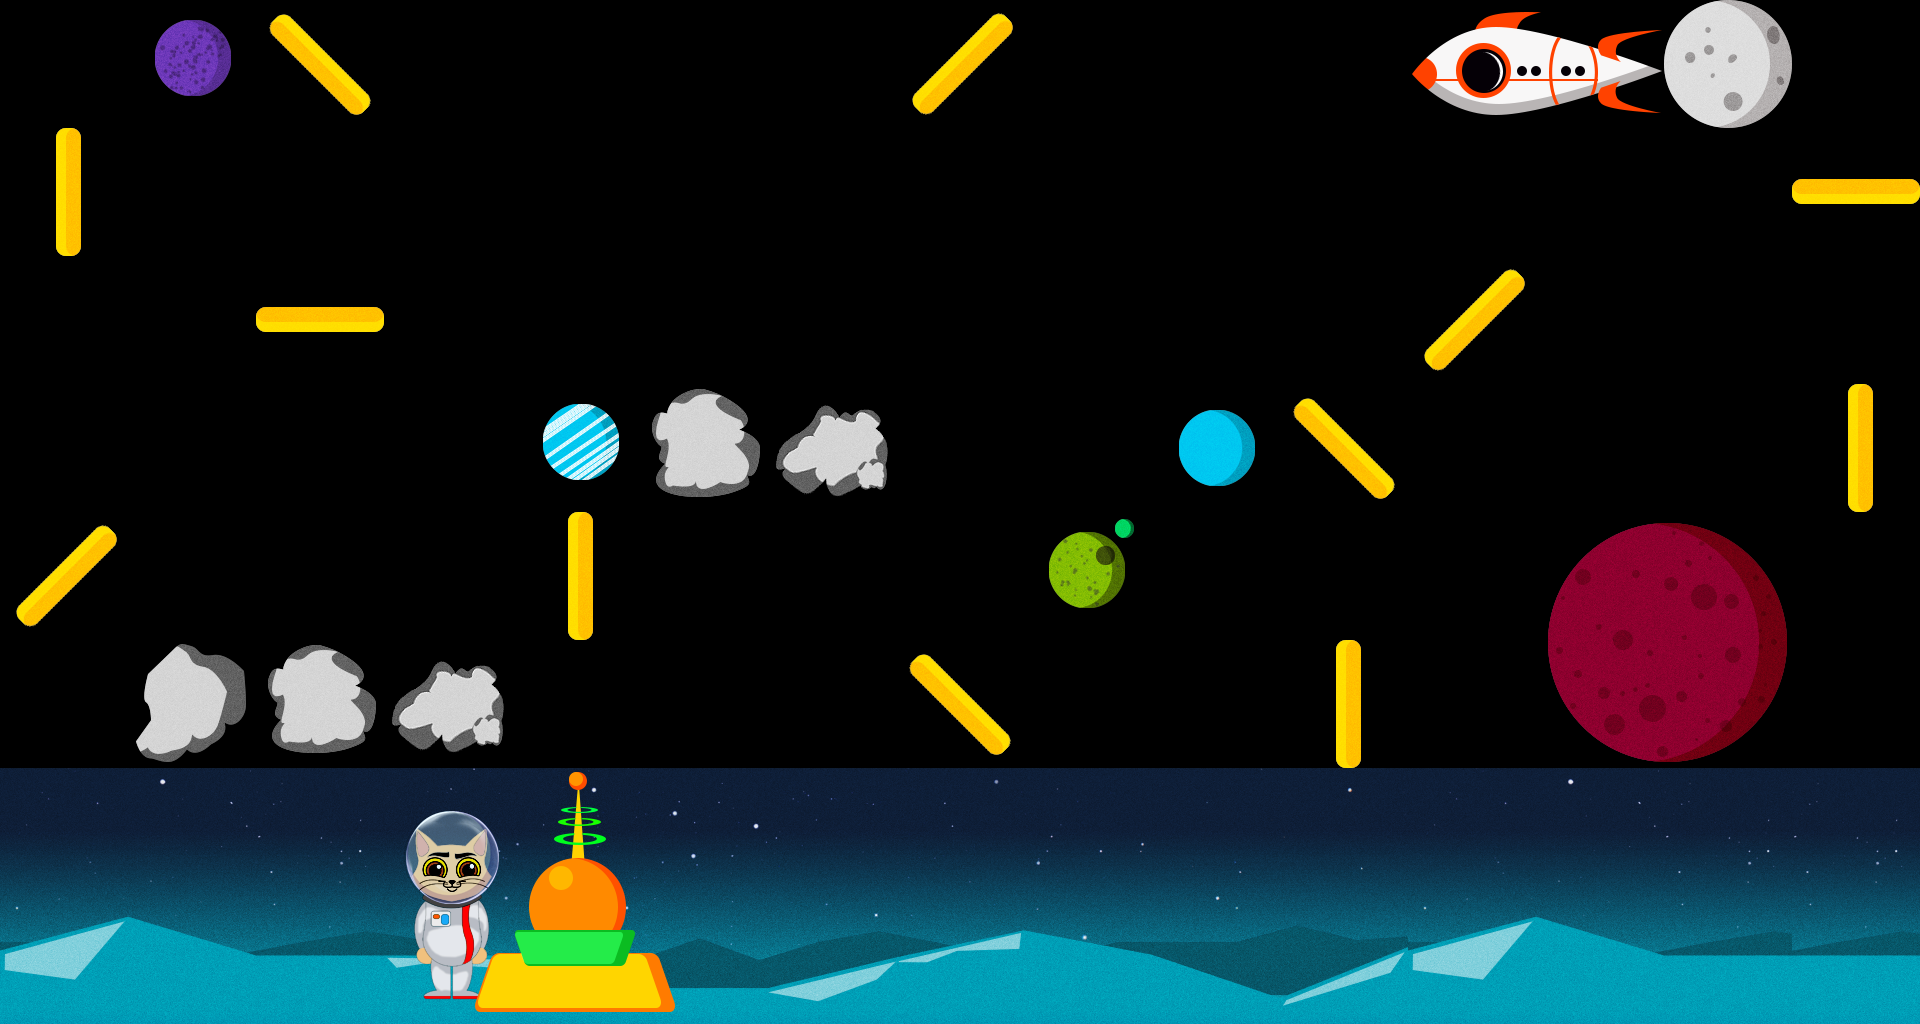

Rendered tile map (Tiled .tmx) drawn with the repository's tilesets; below, a short description and the full map source, tile grids included:
An orthogonal 15x8 tile map with 128x128 px tiles, 3 tile layers (BackgroudLayer, PlayerLayer, GameLayer), 2 tilesets.

<map version="1.0" tiledversion="1.1.0" orientation="orthogonal" renderorder="right-down" width="15" height="8" tilewidth="128" tileheight="128" infinite="0" nextobjectid="1">
 <tileset firstgid="1" source="tiles.tsx" />
 <tileset firstgid="65" source="template_assets_v1.tsx" />
 <layer name="BackgroudLayer" width="15" height="8">
  <data encoding="csv">
0,0,0,0,0,0,0,0,0,0,0,0,0,0,0,
0,0,0,0,0,0,0,0,0,0,0,0,0,0,0,
0,0,0,0,0,0,0,0,0,0,0,0,0,0,0,
0,0,0,0,0,0,0,0,0,0,0,0,0,0,0,
0,0,0,0,0,0,0,0,0,0,0,0,0,0,0,
0,0,0,0,0,0,0,0,0,0,0,0,0,0,0,
158,159,160,161,162,163,164,165,166,167,168,158,159,160,160,
173,174,175,176,177,178,179,180,181,182,183,173,174,175,175
</data>
 </layer>
 <layer name="PlayerLayer" width="15" height="8">
  <data encoding="csv">
0,0,0,0,0,0,0,0,0,0,0,0,0,0,0,
0,0,0,0,0,0,0,0,0,0,0,0,0,0,0,
0,0,0,0,0,0,0,0,0,0,0,0,0,0,0,
0,0,0,0,0,0,0,0,0,0,0,0,0,0,0,
0,0,0,0,0,0,0,0,0,0,0,0,0,0,0,
0,0,0,0,0,0,0,0,0,0,0,0,0,0,0,
0,0,0,137,0,0,0,0,0,0,0,0,0,0,0,
0,0,0,152,0,0,0,0,0,0,0,0,0,0,0
</data>
 </layer>
 <layer name="GameLayer" width="15" height="8">
  <data encoding="csv">
0,101,121,0,0,0,0,120,0,0,0,92,93,117,0,
119,0,0,0,0,0,0,0,0,0,0,0,0,0,122,
0,0,122,0,0,0,0,0,0,0,0,120,0,0,0,
0,0,0,0,102,134,135,0,0,116,121,0,0,0,119,
120,0,0,0,119,0,0,0,103,0,0,0,113,114,0,
0,133,134,135,0,0,0,121,0,0,119,0,128,129,0,
0,0,0,89,90,91,0,0,0,0,0,0,0,0,0,
0,0,0,104,105,106,0,0,0,0,0,0,0,0,0
</data>
 </layer>
</map>
